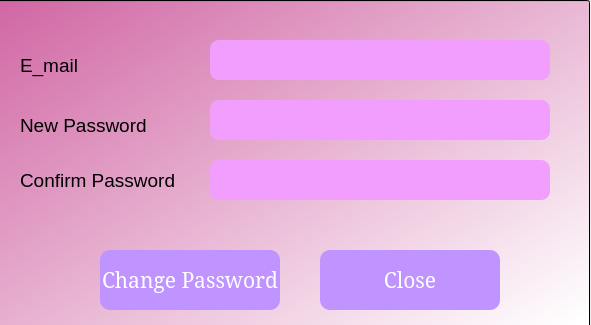
<?xml version="1.0" encoding="UTF-8"?>
<ui version="4.0">
 <class>Dialog</class>
 <widget class="QDialog" name="Dialog">
  <property name="geometry">
   <rect>
    <x>0</x>
    <y>0</y>
    <width>591</width>
    <height>325</height>
   </rect>
  </property>
  <property name="windowTitle">
   <string>Update Password</string>
  </property>
  <widget class="QLineEdit" name="lineEdit">
   <property name="geometry">
    <rect>
     <x>-10</x>
     <y>0</y>
     <width>600</width>
     <height>360</height>
    </rect>
   </property>
   <property name="styleSheet">
    <string notr="true">background-color:qlineargradient(spread:pad, x1:0.0248052, y1:0.011, x2:0.955039, y2:0.926, stop:0 rgba(209, 104, 165, 255), stop:1 rgba(255, 255, 255, 255))</string>
   </property>
   <property name="readOnly">
    <bool>true</bool>
   </property>
  </widget>
  <widget class="QLabel" name="label">
   <property name="geometry">
    <rect>
     <x>20</x>
     <y>100</y>
     <width>190</width>
     <height>50</height>
    </rect>
   </property>
   <property name="font">
    <font>
     <pointsize>14</pointsize>
    </font>
   </property>
   <property name="text">
    <string>New Password</string>
   </property>
  </widget>
  <widget class="QLabel" name="label_2">
   <property name="geometry">
    <rect>
     <x>20</x>
     <y>160</y>
     <width>180</width>
     <height>40</height>
    </rect>
   </property>
   <property name="font">
    <font>
     <pointsize>14</pointsize>
    </font>
   </property>
   <property name="text">
    <string>Confirm Password</string>
   </property>
  </widget>
  <widget class="QPushButton" name="btn1">
   <property name="geometry">
    <rect>
     <x>100</x>
     <y>250</y>
     <width>180</width>
     <height>60</height>
    </rect>
   </property>
   <property name="font">
    <font>
     <family>MS Serif</family>
     <pointsize>16</pointsize>
    </font>
   </property>
   <property name="styleSheet">
    <string notr="true">QPushButton{
background-color: rgb(191, 148, 255);
border-radius:10px;
	color: rgb(255, 255, 255);
}
QPushButton:hover{

background-color: rgb(191, 148, 255);
	color: rgb(255, 0, 0);
}</string>
   </property>
   <property name="text">
    <string>Change Password</string>
   </property>
  </widget>
  <widget class="QLabel" name="label_3">
   <property name="geometry">
    <rect>
     <x>20</x>
     <y>40</y>
     <width>180</width>
     <height>50</height>
    </rect>
   </property>
   <property name="font">
    <font>
     <pointsize>14</pointsize>
    </font>
   </property>
   <property name="text">
    <string>E_mail</string>
   </property>
  </widget>
  <widget class="QLineEdit" name="t1">
   <property name="geometry">
    <rect>
     <x>210</x>
     <y>40</y>
     <width>340</width>
     <height>40</height>
    </rect>
   </property>
   <property name="styleSheet">
    <string notr="true">border-radius:9px;
background-color: rgb(241, 158, 255);</string>
   </property>
  </widget>
  <widget class="QLineEdit" name="t2">
   <property name="geometry">
    <rect>
     <x>210</x>
     <y>100</y>
     <width>340</width>
     <height>40</height>
    </rect>
   </property>
   <property name="styleSheet">
    <string notr="true">border-radius:9px;
background-color: rgb(241, 158, 255);</string>
   </property>
  </widget>
  <widget class="QLineEdit" name="t3">
   <property name="geometry">
    <rect>
     <x>210</x>
     <y>160</y>
     <width>340</width>
     <height>40</height>
    </rect>
   </property>
   <property name="styleSheet">
    <string notr="true">border-radius:9px;
background-color: rgb(241, 158, 255);</string>
   </property>
  </widget>
  <widget class="QPushButton" name="btn2">
   <property name="geometry">
    <rect>
     <x>320</x>
     <y>250</y>
     <width>180</width>
     <height>60</height>
    </rect>
   </property>
   <property name="font">
    <font>
     <family>MS Serif</family>
     <pointsize>16</pointsize>
    </font>
   </property>
   <property name="styleSheet">
    <string notr="true">QPushButton{
background-color: rgb(191, 148, 255);
border-radius:10px;
	color: rgb(255, 255, 255);
}
QPushButton:hover{

background-color: rgb(191, 148, 255);
	color: rgb(255, 0, 0);
}</string>
   </property>
   <property name="text">
    <string>Close</string>
   </property>
  </widget>
 </widget>
 <resources/>
 <connections/>
</ui>
